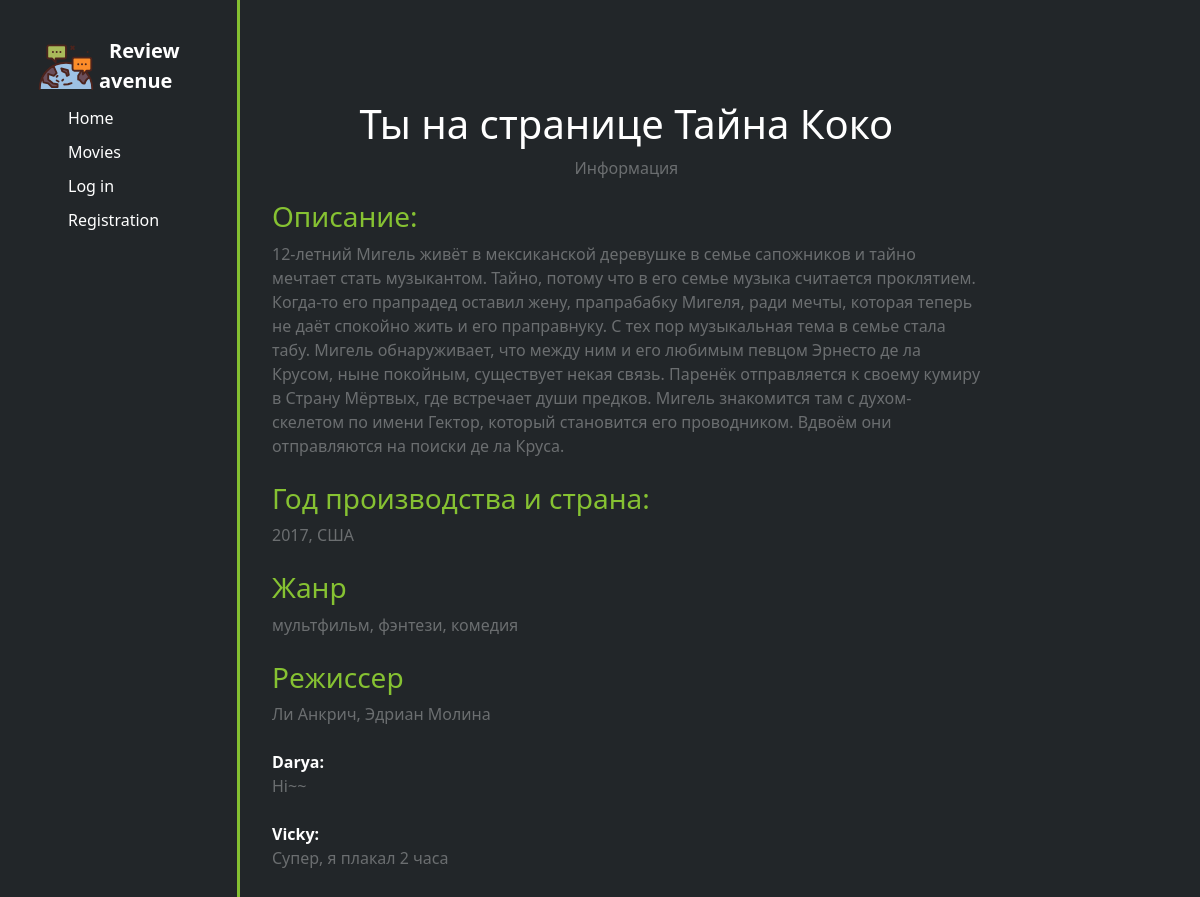
/film/1/, run on the app's committed database.
### comments/models.py (models this page shows, shortened)
class Kino(models.Model):
    kino_name = models.CharField(max_length=30)
    description = models.CharField(max_length=1000)
    genre = models.CharField(max_length=80)
    country = models.CharField(max_length=30)
    director = models.CharField(max_length=30)

class Comment(models.Model):
    kino = models.ForeignKey(Kino, on_delete=models.CASCADE)
    author = models.CharField('автор', max_length=100)
    text = models.TextField('текст комментария')

### comments/views.py (the view)
# urls.py: path('film/<int:pk>/', views.MovieDetailView.as_view(), name='movie_detail'),
class MovieDetailView(generic.DetailView):
    model = Kino
    template_name = 'comments/detail.html'
    def get_queryset(self):
        return Kino.objects.all()

### comments/templates/comments/detail.html (shortened to what this page needs)
{% extends 'base_generic.html' %}
{% block content %}
<div class="features">
    <h1>Ты на странице {{ kino.kino_name }}</h1>
    <p>Информация</p>
    <div class="things_full">
        <div class="first">
            <h3 style="color: #86c232">Описание:</h3>
            <p>{{ kino.description }}</p>
        </div>
        <br>
        <div class="second">
            <h3 style="color: #86c232">Год производства и страна:</h3>
            <p>{{ kino.country }}</p>
        </div>
        <br>
        <div class="third">
            <h3 style="color: #86c232">Жанр</h3>
            <p>{{ kino.genre }}</p>
        </div>
        <br>
        <div class="fourth">
            <h3 style="color: #86c232">Режиссер</h3>
            <p>{{ kino.director }}</p>
        </div>
        <br>
        <div>
            {% for review in kino.comment_set.all %}
            <div>
                <b>{{ review.author }}:</b> <br>
                <p>{{ review.text }}</p>
            </div>
            <br>
            {% endfor %}
        </div>
    </div>
</div>
{% endblock %}

### comments/static/comments/css/style.css (style rules this page uses)
body { background: #222629; }
main .features { float: left; color: #ffffff; margin-top: 100px; text-align: center; position: relative; width: 80%; }
main .features p { color: #6B6E70; margin: 0 auto; max-width: 400px; }
main .things_full { display: grid; padding: 20px ; text-align:left; }
main .things_full p { display: inline; }

### data on the page
Kino: kino_name "Тайна Коко", description "12-летний Мигель живёт в мексиканской деревушке в семье сапожников и тайно мечтает стать музыкантом. Тайно, потому что в его семье музыка считается проклятием. Когда-то его прапрадед оставил жену, прапрабабку Мигеля, ради мечты, которая теперь не даёт спокойно жить и его праправнуку. С тех пор музыкальная тема в семье стала табу. Мигель обнаруживает, что между ним и его любимым певцом Эрнесто де ла Крусом, ныне покойным, существует некая связь. Паренёк отправляется к своему кумиру в Страну Мёртвых, где встречает души предков. Мигель знакомится там с духом-скелетом по имени Гектор, который становится его проводником. Вдвоём они отправляются на поиски де ла Круса.", country "2017, США", genre "мультфильм, фэнтези, комедия", director "Ли Анкрич, Эдриан Молина"
Comment: author "Darya", text "Hi~~"
Comment: author "Vicky", text "Супер, я плакал 2 часа"
